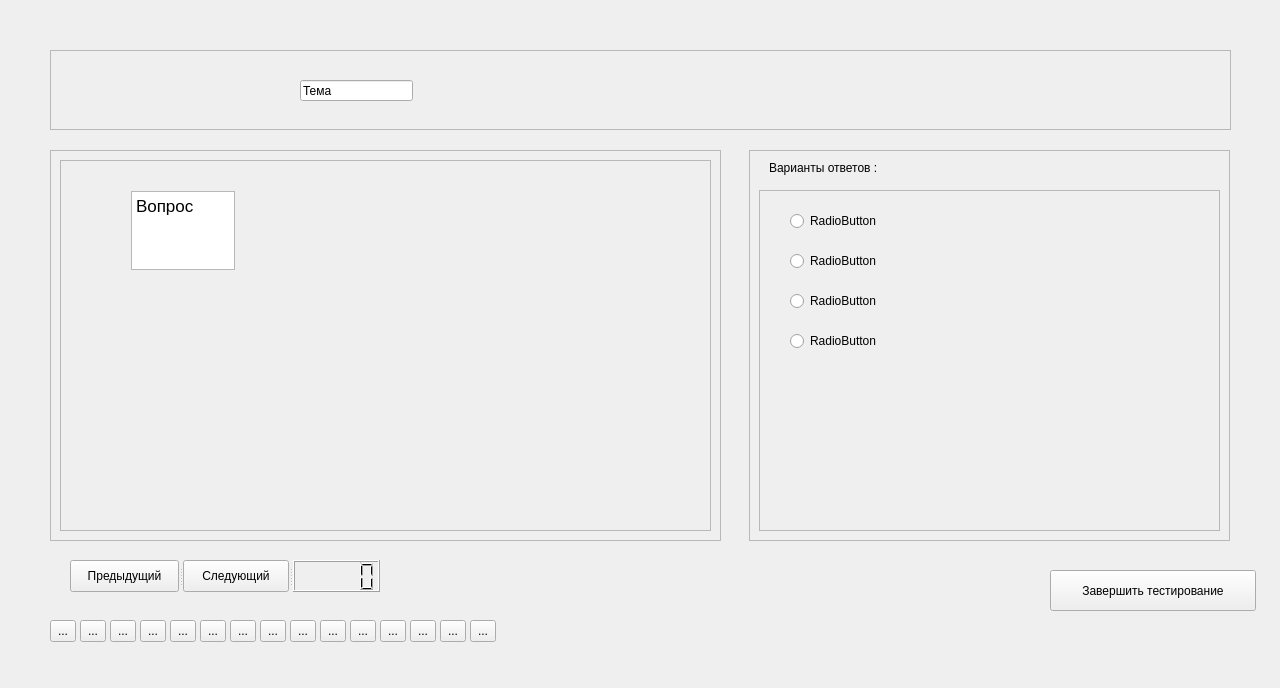
<?xml version="1.0" encoding="UTF-8"?>
<ui version="4.0">
 <class>Form</class>
 <widget class="QWidget" name="Form">
  <property name="geometry">
   <rect>
    <x>0</x>
    <y>0</y>
    <width>1280</width>
    <height>688</height>
   </rect>
  </property>
  <property name="windowTitle">
   <string>Form</string>
  </property>
  <widget class="QToolButton" name="toolButton_11">
   <property name="geometry">
    <rect>
     <x>350</x>
     <y>620</y>
     <width>26</width>
     <height>22</height>
    </rect>
   </property>
   <property name="text">
    <string>...</string>
   </property>
  </widget>
  <widget class="QToolButton" name="toolButton_13">
   <property name="geometry">
    <rect>
     <x>410</x>
     <y>620</y>
     <width>26</width>
     <height>22</height>
    </rect>
   </property>
   <property name="text">
    <string>...</string>
   </property>
  </widget>
  <widget class="QFrame" name="frame_3">
   <property name="geometry">
    <rect>
     <x>749</x>
     <y>150</y>
     <width>481</width>
     <height>391</height>
    </rect>
   </property>
   <property name="frameShape">
    <enum>QFrame::StyledPanel</enum>
   </property>
   <property name="frameShadow">
    <enum>QFrame::Raised</enum>
   </property>
   <widget class="QScrollArea" name="scrollArea_2">
    <property name="geometry">
     <rect>
      <x>10</x>
      <y>40</y>
      <width>461</width>
      <height>341</height>
     </rect>
    </property>
    <property name="widgetResizable">
     <bool>true</bool>
    </property>
    <widget class="QWidget" name="scrollAreaWidgetContents_2">
     <property name="geometry">
      <rect>
       <x>0</x>
       <y>0</y>
       <width>459</width>
       <height>339</height>
      </rect>
     </property>
     <widget class="QRadioButton" name="radioButton_4">
      <property name="geometry">
       <rect>
        <x>30</x>
        <y>20</y>
        <width>102</width>
        <height>20</height>
       </rect>
      </property>
      <property name="text">
       <string>RadioButton</string>
      </property>
     </widget>
     <widget class="QRadioButton" name="radioButton_2">
      <property name="geometry">
       <rect>
        <x>30</x>
        <y>60</y>
        <width>102</width>
        <height>20</height>
       </rect>
      </property>
      <property name="text">
       <string>RadioButton</string>
      </property>
     </widget>
     <widget class="QRadioButton" name="radioButton_3">
      <property name="geometry">
       <rect>
        <x>30</x>
        <y>100</y>
        <width>102</width>
        <height>20</height>
       </rect>
      </property>
      <property name="text">
       <string>RadioButton</string>
      </property>
     </widget>
     <widget class="QRadioButton" name="radioButton">
      <property name="geometry">
       <rect>
        <x>30</x>
        <y>140</y>
        <width>102</width>
        <height>20</height>
       </rect>
      </property>
      <property name="text">
       <string>RadioButton</string>
      </property>
     </widget>
    </widget>
   </widget>
   <widget class="QLabel" name="label">
    <property name="geometry">
     <rect>
      <x>20</x>
      <y>10</y>
      <width>126</width>
      <height>16</height>
     </rect>
    </property>
    <property name="text">
     <string>Варианты ответов :</string>
    </property>
   </widget>
  </widget>
  <widget class="QToolButton" name="toolButton_2">
   <property name="geometry">
    <rect>
     <x>80</x>
     <y>620</y>
     <width>26</width>
     <height>22</height>
    </rect>
   </property>
   <property name="text">
    <string>...</string>
   </property>
  </widget>
  <widget class="QFrame" name="frame">
   <property name="geometry">
    <rect>
     <x>50</x>
     <y>50</y>
     <width>1181</width>
     <height>80</height>
    </rect>
   </property>
   <property name="frameShape">
    <enum>QFrame::StyledPanel</enum>
   </property>
   <property name="frameShadow">
    <enum>QFrame::Raised</enum>
   </property>
   <widget class="QLineEdit" name="lineEdit">
    <property name="geometry">
     <rect>
      <x>250</x>
      <y>30</y>
      <width>113</width>
      <height>21</height>
     </rect>
    </property>
    <property name="text">
     <string>Тема</string>
    </property>
   </widget>
  </widget>
  <widget class="QToolButton" name="toolButton_8">
   <property name="geometry">
    <rect>
     <x>260</x>
     <y>620</y>
     <width>26</width>
     <height>22</height>
    </rect>
   </property>
   <property name="text">
    <string>...</string>
   </property>
  </widget>
  <widget class="QToolButton" name="toolButton_15">
   <property name="geometry">
    <rect>
     <x>470</x>
     <y>620</y>
     <width>26</width>
     <height>22</height>
    </rect>
   </property>
   <property name="text">
    <string>...</string>
   </property>
  </widget>
  <widget class="QToolButton" name="toolButton_9">
   <property name="geometry">
    <rect>
     <x>290</x>
     <y>620</y>
     <width>26</width>
     <height>22</height>
    </rect>
   </property>
   <property name="text">
    <string>...</string>
   </property>
  </widget>
  <widget class="QToolButton" name="toolButton_6">
   <property name="geometry">
    <rect>
     <x>200</x>
     <y>620</y>
     <width>26</width>
     <height>22</height>
    </rect>
   </property>
   <property name="text">
    <string>...</string>
   </property>
  </widget>
  <widget class="QToolButton" name="toolButton_5">
   <property name="geometry">
    <rect>
     <x>170</x>
     <y>620</y>
     <width>26</width>
     <height>22</height>
    </rect>
   </property>
   <property name="text">
    <string>...</string>
   </property>
  </widget>
  <widget class="QSplitter" name="splitter_2">
   <property name="geometry">
    <rect>
     <x>70</x>
     <y>560</y>
     <width>310</width>
     <height>32</height>
    </rect>
   </property>
   <property name="orientation">
    <enum>Qt::Horizontal</enum>
   </property>
   <widget class="QSplitter" name="splitter">
    <property name="orientation">
     <enum>Qt::Horizontal</enum>
    </property>
    <widget class="QPushButton" name="pushButton_4">
     <property name="text">
      <string>Предыдущий</string>
     </property>
    </widget>
    <widget class="QPushButton" name="pushButton_3">
     <property name="text">
      <string>Следующий</string>
     </property>
    </widget>
   </widget>
   <widget class="QLCDNumber" name="lcdNumber"/>
  </widget>
  <widget class="QToolButton" name="toolButton_12">
   <property name="geometry">
    <rect>
     <x>380</x>
     <y>620</y>
     <width>26</width>
     <height>22</height>
    </rect>
   </property>
   <property name="text">
    <string>...</string>
   </property>
  </widget>
  <widget class="QPushButton" name="pushButton_2">
   <property name="geometry">
    <rect>
     <x>1050</x>
     <y>570</y>
     <width>206</width>
     <height>41</height>
    </rect>
   </property>
   <property name="text">
    <string>Завершить тестирование</string>
   </property>
  </widget>
  <widget class="QToolButton" name="toolButton_14">
   <property name="geometry">
    <rect>
     <x>440</x>
     <y>620</y>
     <width>26</width>
     <height>22</height>
    </rect>
   </property>
   <property name="text">
    <string>...</string>
   </property>
  </widget>
  <widget class="QFrame" name="frame_2">
   <property name="geometry">
    <rect>
     <x>50</x>
     <y>150</y>
     <width>671</width>
     <height>391</height>
    </rect>
   </property>
   <property name="frameShape">
    <enum>QFrame::StyledPanel</enum>
   </property>
   <property name="frameShadow">
    <enum>QFrame::Raised</enum>
   </property>
   <widget class="QScrollArea" name="scrollArea">
    <property name="geometry">
     <rect>
      <x>10</x>
      <y>10</y>
      <width>651</width>
      <height>371</height>
     </rect>
    </property>
    <property name="widgetResizable">
     <bool>true</bool>
    </property>
    <widget class="QWidget" name="scrollAreaWidgetContents">
     <property name="geometry">
      <rect>
       <x>0</x>
       <y>0</y>
       <width>649</width>
       <height>369</height>
      </rect>
     </property>
     <widget class="QTextEdit" name="textEdit">
      <property name="geometry">
       <rect>
        <x>70</x>
        <y>30</y>
        <width>104</width>
        <height>79</height>
       </rect>
      </property>
      <property name="html">
       <string>&lt;!DOCTYPE HTML PUBLIC &quot;-//W3C//DTD HTML 4.0//EN&quot; &quot;http://www.w3.org/TR/REC-html40/strict.dtd&quot;&gt;
&lt;html&gt;&lt;head&gt;&lt;meta name=&quot;qrichtext&quot; content=&quot;1&quot; /&gt;&lt;style type=&quot;text/css&quot;&gt;
p, li { white-space: pre-wrap; }
&lt;/style&gt;&lt;/head&gt;&lt;body style=&quot; font-family:'.Helvetica Neue DeskInterface'; font-size:13pt; font-weight:400; font-style:normal;&quot;&gt;
&lt;p style=&quot; margin-top:0px; margin-bottom:0px; margin-left:0px; margin-right:0px; -qt-block-indent:0; text-indent:0px;&quot;&gt;Вопрос&lt;/p&gt;&lt;/body&gt;&lt;/html&gt;</string>
      </property>
     </widget>
    </widget>
   </widget>
  </widget>
  <widget class="QToolButton" name="toolButton_3">
   <property name="geometry">
    <rect>
     <x>110</x>
     <y>620</y>
     <width>26</width>
     <height>22</height>
    </rect>
   </property>
   <property name="text">
    <string>...</string>
   </property>
  </widget>
  <widget class="QToolButton" name="toolButton_10">
   <property name="geometry">
    <rect>
     <x>320</x>
     <y>620</y>
     <width>26</width>
     <height>22</height>
    </rect>
   </property>
   <property name="text">
    <string>...</string>
   </property>
  </widget>
  <widget class="QToolButton" name="toolButton">
   <property name="geometry">
    <rect>
     <x>50</x>
     <y>620</y>
     <width>26</width>
     <height>22</height>
    </rect>
   </property>
   <property name="text">
    <string>...</string>
   </property>
  </widget>
  <widget class="QToolButton" name="toolButton_4">
   <property name="geometry">
    <rect>
     <x>140</x>
     <y>620</y>
     <width>26</width>
     <height>22</height>
    </rect>
   </property>
   <property name="text">
    <string>...</string>
   </property>
  </widget>
  <widget class="QToolButton" name="toolButton_7">
   <property name="geometry">
    <rect>
     <x>230</x>
     <y>620</y>
     <width>26</width>
     <height>22</height>
    </rect>
   </property>
   <property name="text">
    <string>...</string>
   </property>
  </widget>
 </widget>
 <resources/>
 <connections/>
</ui>
